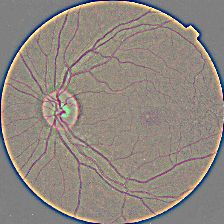
#> input picture dataset_retinopatia_diabetica/test/negativo/00cc2b75cddd.png, 224 x 224 px, found by its file name; its folder holds only this picture in this run
$ jupyter execute --allow-errors Logica_Fuzzy.ipynb
#> lines starting #> are read from the running program, lines starting #| are printed output that depends on the picture
# Universidade Federal do Rio Grande do Norte
# Departamento de Engenharia da Computação e Automação
# DCA 3606 - Inteligencia Artificial
# RetinAI - Diagnostico de Retinopatia Diabética usando Inteligencia Artificial

Alunos:
1.   Carlos Gabriel Medeiros da Silva
2.   Daniel Bruno Trindade da Silva
1.   Joanderson Luan da Silva Linhares
2.   Maria Clara Moura de Freitas

# Importação de bibliotecas e acesso ao Drive

[cell 1]
from google.colab import drive
drive.mount('/content/drive')

#  Código para saber as estatisticas e montar as regras Fuzzy

[cell 2]
import cv2
import os
import numpy as np
import matplotlib.pyplot as plt

# =========================================================
# CONFIGURAÇÃO
# =========================================================
DATASET_DIR = '/content/drive/MyDrive/2025.2/IA/dataset/test' # Sua pasta
LIMIT_ANALYSIS = 100 # Analisar 100 de cada tipo para ser rápido

def get_stats(folder):
    means = []
    stds = []

    if not os.path.exists(folder):
        print(f"Pasta não encontrada: {folder}")
        return means, stds

    files = os.listdir(folder)
    print(f"Lendo {folder}...")

    for i, arq in enumerate(files[:LIMIT_ANALYSIS]):
        path = os.path.join(folder, arq)
        if not arq.lower().endswith(('.png', '.jpg', '.jpeg')):
            continue

        img = cv2.resize(cv2.imread(path), (64, 64))
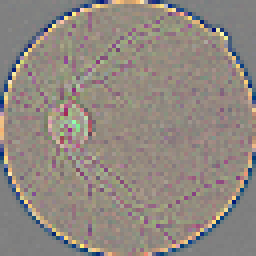
#> img: shape (64, 64, 3) (shown 4 times larger); mean B, G, R 128.5, 135.7, 144.2
        if img is None: continue

        # Canal Verde
        g = img[:, :, 1]
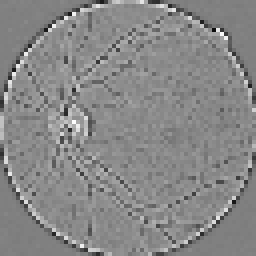
#> g: shape (64, 64) (shown 4 times larger); min 12, max 253, mean 135.7

        means.append(np.mean(g))
        stds.append(np.std(g))

    return means, stds

# 1. Coletar dados
neg_m, neg_s = get_stats(os.path.join(DATASET_DIR, 'negativo'))
pos_m, pos_s = get_stats(os.path.join(DATASET_DIR, 'positivo'))
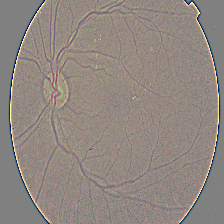
#> input picture dataset_retinopatia_diabetica/test/positivo/01b3aed3ed4c.png, 224 x 224 px, found by its file name
#> in get_stats (call 2), `img = cv2.resize(cv2.imread(path), (64, 64))`:
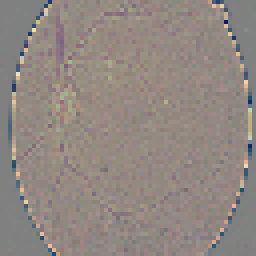
#> img: shape (64, 64, 3) (shown 4 times larger); mean B, G, R 129.3, 135.4, 144.7
#> in get_stats (call 2), `g = img[:, :, 1]`:
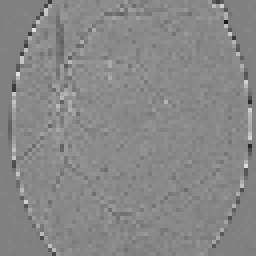
#> g: shape (64, 64) (shown 4 times larger); min 25, max 226, mean 135.4

# 2. Calcular Médias Gerais
avg_neg_m = np.mean(neg_m) if neg_m else 0
#> avg_neg_m = 135.7
avg_neg_s = np.mean(neg_s) if neg_s else 0
#> avg_neg_s = 22.58
avg_pos_m = np.mean(pos_m) if pos_m else 0
#> avg_pos_m = 135.4
avg_pos_s = np.mean(pos_s) if pos_s else 0
#> avg_pos_s = 12.05

print("\n=== ESTATÍSTICAS REAIS DO SEU DATASET ===")
print(f"NEGATIVOS (Saudável) -> Média Verde: {avg_neg_m:.2f} | Desvio Padrão: {avg_neg_s:.2f}")
#| NEGATIVOS (Saudável) -> Média Verde: 135.73 | Desvio Padrão: 22.58
print(f"POSITIVOS (Doente)   -> Média Verde: {avg_pos_m:.2f} | Desvio Padrão: {avg_pos_s:.2f}")
#| POSITIVOS (Doente)   -> Média Verde: 135.40 | Desvio Padrão: 12.05
print("==========================================\n")

# 3. Plotar Gráfico
plt.figure(figsize=(10, 6))
plt.scatter(neg_m, neg_s, color='blue', alpha=0.6, label='Negativo (Saudável)')
plt.scatter(pos_m, pos_s, color='red', alpha=0.6, label='Positivo (Doente)')

plt.xlabel('Média Canal Verde (Feature 1)')
plt.ylabel('Desvio Padrão / Textura (Feature 2)')
plt.title('Dispersão: Saudáveis (Azul) vs Doentes (Vermelho)')
plt.legend()
plt.grid(True, alpha=0.3)
plt.show()
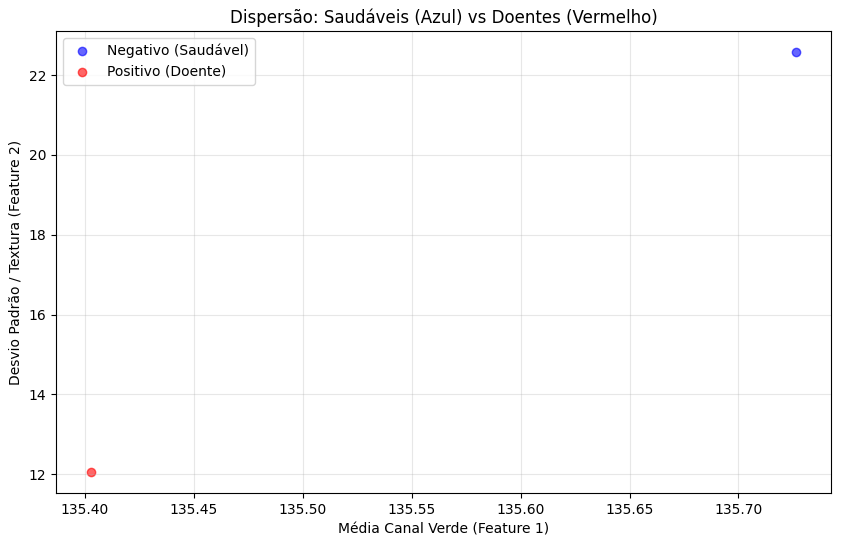
#> figure drawn by matplotlib, 1 panel
